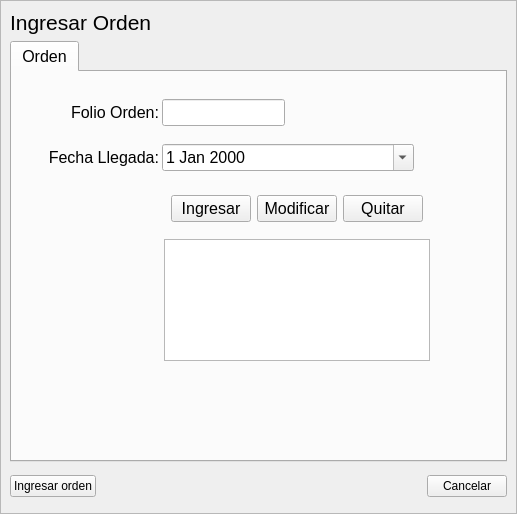
          <widget class="QWidget" name="pageComIng">
           <layout class="QVBoxLayout" name="verticalLayout_87">
            <property name="spacing">
             <number>0</number>
            </property>
            <property name="leftMargin">
             <number>0</number>
            </property>
            <property name="topMargin">
             <number>0</number>
            </property>
            <property name="rightMargin">
             <number>0</number>
            </property>
            <property name="bottomMargin">
             <number>0</number>
            </property>
            <item>
             <widget class="QFrame" name="frame_145">
              <property name="sizePolicy">
               <sizepolicy hsizetype="Preferred" vsizetype="Preferred">
                <horstretch>0</horstretch>
                <verstretch>2</verstretch>
               </sizepolicy>
              </property>
              <property name="frameShape">
               <enum>QFrame::Shape::StyledPanel</enum>
              </property>
              <property name="frameShadow">
               <enum>QFrame::Shadow::Raised</enum>
              </property>
              <layout class="QVBoxLayout" name="verticalLayout_74">
               <item>
                <widget class="QLabel" name="label_66">
                 <property name="sizePolicy">
                  <sizepolicy hsizetype="Preferred" vsizetype="Preferred">
                   <horstretch>0</horstretch>
                   <verstretch>1</verstretch>
                  </sizepolicy>
                 </property>
                 <property name="font">
                  <font>
                   <pointsize>16</pointsize>
                  </font>
                 </property>
                 <property name="text">
                  <string>Ingresar Orden</string>
                 </property>
                </widget>
               </item>
               <item>
                <widget class="QTabWidget" name="tabWidget_3">
                 <property name="sizePolicy">
                  <sizepolicy hsizetype="Expanding" vsizetype="Expanding">
                   <horstretch>0</horstretch>
                   <verstretch>31</verstretch>
                  </sizepolicy>
                 </property>
                 <property name="font">
                  <font>
                   <pointsize>12</pointsize>
                  </font>
                 </property>
                 <property name="layoutDirection">
                  <enum>Qt::LayoutDirection::LeftToRight</enum>
                 </property>
                 <property name="currentIndex">
                  <number>0</number>
                 </property>
                 <widget class="QWidget" name="tab_2">
                  <attribute name="title">
                   <string>Orden</string>
                  </attribute>
                  <layout class="QGridLayout" name="gridLayout_41">
                   <item row="1" column="1">
                    <widget class="QFrame" name="frame_161">
                     <property name="sizePolicy">
                      <sizepolicy hsizetype="Preferred" vsizetype="Preferred">
                       <horstretch>1</horstretch>
                       <verstretch>3</verstretch>
                      </sizepolicy>
                     </property>
                     <property name="frameShape">
                      <enum>QFrame::Shape::NoFrame</enum>
                     </property>
                     <property name="frameShadow">
                      <enum>QFrame::Shadow::Raised</enum>
                     </property>
                    </widget>
                   </item>
                   <item row="0" column="1">
                    <widget class="QFrame" name="frame_146">
                     <property name="sizePolicy">
                      <sizepolicy hsizetype="Preferred" vsizetype="Preferred">
                       <horstretch>1</horstretch>
                       <verstretch>12</verstretch>
                      </sizepolicy>
                     </property>
                     <property name="frameShape">
                      <enum>QFrame::Shape::NoFrame</enum>
                     </property>
                     <property name="frameShadow">
                      <enum>QFrame::Shadow::Raised</enum>
                     </property>
                     <layout class="QGridLayout" name="gridLayout_42">
                      <property name="horizontalSpacing">
                       <number>3</number>
                      </property>
                      <item row="0" column="1">
                       <widget class="QFrame" name="frame_147">
                        <property name="sizePolicy">
                         <sizepolicy hsizetype="Preferred" vsizetype="Preferred">
                          <horstretch>7</horstretch>
                          <verstretch>1</verstretch>
                         </sizepolicy>
                        </property>
                        <property name="frameShape">
                         <enum>QFrame::Shape::NoFrame</enum>
                        </property>
                        <property name="frameShadow">
                         <enum>QFrame::Shadow::Raised</enum>
                        </property>
                        <layout class="QVBoxLayout" name="verticalLayout_75">
                         <property name="spacing">
                          <number>6</number>
                         </property>
                         <property name="leftMargin">
                          <number>0</number>
                         </property>
                         <property name="topMargin">
                          <number>0</number>
                         </property>
                         <property name="bottomMargin">
                          <number>0</number>
                         </property>
                         <item>
                          <widget class="QFrame" name="frame_148">
                           <property name="sizePolicy">
                            <sizepolicy hsizetype="Preferred" vsizetype="Preferred">
                             <horstretch>0</horstretch>
                             <verstretch>2</verstretch>
                            </sizepolicy>
                           </property>
                           <property name="minimumSize">
                            <size>
                             <width>0</width>
                             <height>90</height>
                            </size>
                           </property>
                           <property name="frameShape">
                            <enum>QFrame::Shape::NoFrame</enum>
                           </property>
                           <property name="frameShadow">
                            <enum>QFrame::Shadow::Raised</enum>
                           </property>
                           <layout class="QVBoxLayout" name="verticalLayout_76">
                            <property name="spacing">
                             <number>0</number>
                            </property>
                            <property name="leftMargin">
                             <number>0</number>
                            </property>
                            <property name="topMargin">
                             <number>0</number>
                            </property>
                            <property name="bottomMargin">
                             <number>0</number>
                            </property>
                            <item>
                             <widget class="QFrame" name="frame_149">
                              <property name="sizePolicy">
                               <sizepolicy hsizetype="Preferred" vsizetype="Preferred">
                                <horstretch>0</horstretch>
                                <verstretch>1</verstretch>
                               </sizepolicy>
                              </property>
                              <property name="frameShape">
                               <enum>QFrame::Shape::NoFrame</enum>
                              </property>
                              <property name="frameShadow">
                               <enum>QFrame::Shadow::Raised</enum>
                              </property>
                              <layout class="QHBoxLayout" name="horizontalLayout_33">
                               <property name="leftMargin">
                                <number>0</number>
                               </property>
                               <item>
                                <widget class="QLineEdit" name="folioComNewEdit">
                                 <property name="sizePolicy">
                                  <sizepolicy hsizetype="Expanding" vsizetype="Fixed">
                                   <horstretch>1</horstretch>
                                   <verstretch>0</verstretch>
                                  </sizepolicy>
                                 </property>
                                </widget>
                               </item>
                               <item>
                                <widget class="QFrame" name="frame_150">
                                 <property name="sizePolicy">
                                  <sizepolicy hsizetype="Preferred" vsizetype="Preferred">
                                   <horstretch>1</horstretch>
                                   <verstretch>0</verstretch>
                                  </sizepolicy>
                                 </property>
                                 <property name="frameShape">
                                  <enum>QFrame::Shape::NoFrame</enum>
                                 </property>
                                 <property name="frameShadow">
                                  <enum>QFrame::Shadow::Raised</enum>
                                 </property>
                                </widget>
                               </item>
                              </layout>
                             </widget>
                            </item>
                            <item>
                             <widget class="QFrame" name="frame_151">
                              <property name="sizePolicy">
                               <sizepolicy hsizetype="Preferred" vsizetype="Preferred">
                                <horstretch>0</horstretch>
                                <verstretch>1</verstretch>
                               </sizepolicy>
                              </property>
                              <property name="frameShape">
                               <enum>QFrame::Shape::NoFrame</enum>
                              </property>
                              <property name="frameShadow">
                               <enum>QFrame::Shadow::Raised</enum>
                              </property>
                              <layout class="QVBoxLayout" name="verticalLayout_77">
                               <property name="leftMargin">
                                <number>0</number>
                               </property>
                               <item>
                                <widget class="QDateEdit" name="fechaComNewDate">
                                 <property name="calendarPopup">
                                  <bool>true</bool>
                                 </property>
                                </widget>
                               </item>
                              </layout>
                             </widget>
                            </item>
                           </layout>
                          </widget>
                         </item>
                         <item>
                          <widget class="QFrame" name="frame_155">
                           <property name="sizePolicy">
                            <sizepolicy hsizetype="Preferred" vsizetype="Preferred">
                             <horstretch>1</horstretch>
                             <verstretch>1</verstretch>
                            </sizepolicy>
                           </property>
                           <property name="frameShape">
                            <enum>QFrame::Shape::NoFrame</enum>
                           </property>
                           <property name="frameShadow">
                            <enum>QFrame::Shadow::Raised</enum>
                           </property>
                           <layout class="QHBoxLayout" name="horizontalLayout_34">
                            <item>
                             <spacer name="horizontalSpacer_23">
                              <property name="orientation">
                               <enum>Qt::Orientation::Horizontal</enum>
                              </property>
                              <property name="sizeHint" stdset="0">
                               <size>
                                <width>40</width>
                                <height>20</height>
                               </size>
                              </property>
                             </spacer>
                            </item>
                            <item>
                             <widget class="QPushButton" name="ingresarNewProComBtn">
                              <property name="text">
                               <string>Ingresar</string>
                              </property>
                             </widget>
                            </item>
                            <item>
                             <widget class="QPushButton" name="modificarNewProComBtn">
                              <property name="text">
                               <string>Modificar</string>
                              </property>
                             </widget>
                            </item>
                            <item>
                             <widget class="QPushButton" name="quitarNewProComBtn">
                              <property name="text">
                               <string>Quitar</string>
                              </property>
                             </widget>
                            </item>
                           </layout>
                          </widget>
                         </item>
                         <item>
                          <widget class="QFrame" name="frame_152">
                           <property name="sizePolicy">
                            <sizepolicy hsizetype="Preferred" vsizetype="Preferred">
                             <horstretch>0</horstretch>
                             <verstretch>6</verstretch>
                            </sizepolicy>
                           </property>
                           <property name="frameShape">
                            <enum>QFrame::Shape::NoFrame</enum>
                           </property>
                           <property name="frameShadow">
                            <enum>QFrame::Shadow::Raised</enum>
                           </property>
                           <layout class="QGridLayout" name="gridLayout_43">
                            <property name="leftMargin">
                             <number>2</number>
                            </property>
                            <property name="topMargin">
                             <number>2</number>
                            </property>
                            <property name="rightMargin">
                             <number>2</number>
                            </property>
                            <property name="bottomMargin">
                             <number>2</number>
                            </property>
                            <property name="horizontalSpacing">
                             <number>2</number>
                            </property>
                            <property name="verticalSpacing">
                             <number>0</number>
                            </property>
                            <item row="1" column="1">
                             <widget class="QTableView" name="productosNewtable">
                              <property name="palette">
                               <palette>
                                <active>
                                 <colorrole role="Highlight">
                                  <brush brushstyle="SolidPattern">
                                   <color alpha="255">
                                    <red>85</red>
                                    <green>170</green>
                                    <blue>255</blue>
                                   </color>
                                  </brush>
                                 </colorrole>
                                </active>
                                <inactive>
                                 <colorrole role="Highlight">
                                  <brush brushstyle="SolidPattern">
                                   <color alpha="255">
                                    <red>85</red>
                                    <green>170</green>
                                    <blue>255</blue>
                                   </color>
                                  </brush>
                                 </colorrole>
                                </inactive>
                                <disabled/>
                               </palette>
                              </property>
                             </widget>
                            </item>
                           </layout>
                          </widget>
                         </item>
                        </layout>
                       </widget>
                      </item>
                      <item row="0" column="0">
                       <widget class="QFrame" name="frame_156">
                        <property name="sizePolicy">
                         <sizepolicy hsizetype="Preferred" vsizetype="Preferred">
                          <horstretch>1</horstretch>
                          <verstretch>1</verstretch>
                         </sizepolicy>
                        </property>
                        <property name="frameShape">
                         <enum>QFrame::Shape::NoFrame</enum>
                        </property>
                        <property name="frameShadow">
                         <enum>QFrame::Shadow::Raised</enum>
                        </property>
                        <layout class="QVBoxLayout" name="verticalLayout_79">
                         <property name="spacing">
                          <number>6</number>
                         </property>
                         <property name="topMargin">
                          <number>0</number>
                         </property>
                         <property name="rightMargin">
                          <number>0</number>
                         </property>
                         <property name="bottomMargin">
                          <number>0</number>
                         </property>
                         <item>
                          <widget class="QFrame" name="frame_157">
                           <property name="sizePolicy">
                            <sizepolicy hsizetype="Preferred" vsizetype="Preferred">
                             <horstretch>0</horstretch>
                             <verstretch>2</verstretch>
                            </sizepolicy>
                           </property>
                           <property name="minimumSize">
                            <size>
                             <width>0</width>
                             <height>90</height>
                            </size>
                           </property>
                           <property name="frameShape">
                            <enum>QFrame::Shape::NoFrame</enum>
                           </property>
                           <property name="frameShadow">
                            <enum>QFrame::Shadow::Raised</enum>
                           </property>
                           <layout class="QVBoxLayout" name="verticalLayout_80">
                            <property name="spacing">
                             <number>0</number>
                            </property>
                            <property name="topMargin">
                             <number>0</number>
                            </property>
                            <property name="rightMargin">
                             <number>0</number>
                            </property>
                            <property name="bottomMargin">
                             <number>0</number>
                            </property>
                            <item>
                             <widget class="QLabel" name="label_67">
                              <property name="layoutDirection">
                               <enum>Qt::LayoutDirection::RightToLeft</enum>
                              </property>
                              <property name="text">
                               <string>&lt;html&gt;&lt;head/&gt;&lt;body&gt;&lt;p align=&quot;right&quot;&gt;Folio Orden:&lt;/p&gt;&lt;/body&gt;&lt;/html&gt;</string>
                              </property>
                             </widget>
                            </item>
                            <item>
                             <widget class="QLabel" name="label_70">
                              <property name="layoutDirection">
                               <enum>Qt::LayoutDirection::RightToLeft</enum>
                              </property>
                              <property name="text">
                               <string>&lt;html&gt;&lt;head/&gt;&lt;body&gt;&lt;p align=&quot;right&quot;&gt;Fecha Llegada:&lt;/p&gt;&lt;/body&gt;&lt;/html&gt;</string>
                              </property>
                             </widget>
                            </item>
                           </layout>
                          </widget>
                         </item>
                         <item>
                          <widget class="QFrame" name="frame_153">
                           <property name="sizePolicy">
                            <sizepolicy hsizetype="Preferred" vsizetype="Preferred">
                             <horstretch>1</horstretch>
                             <verstretch>1</verstretch>
                            </sizepolicy>
                           </property>
                           <property name="frameShape">
                            <enum>QFrame::Shape::NoFrame</enum>
                           </property>
                           <property name="frameShadow">
                            <enum>QFrame::Shadow::Raised</enum>
                           </property>
                          </widget>
                         </item>
                         <item>
                          <widget class="QFrame" name="frame_158">
                           <property name="sizePolicy">
                            <sizepolicy hsizetype="Preferred" vsizetype="Preferred">
                             <horstretch>0</horstretch>
                             <verstretch>6</verstretch>
                            </sizepolicy>
                           </property>
                           <property name="frameShape">
                            <enum>QFrame::Shape::NoFrame</enum>
                           </property>
                           <property name="frameShadow">
                            <enum>QFrame::Shadow::Raised</enum>
                           </property>
                           <layout class="QVBoxLayout" name="verticalLayout_81">
                            <property name="spacing">
                             <number>0</number>
                            </property>
                            <property name="rightMargin">
                             <number>0</number>
                            </property>
                           </layout>
                          </widget>
                         </item>
                        </layout>
                       </widget>
                      </item>
                     </layout>
                    </widget>
                   </item>
                   <item row="0" column="2">
                    <widget class="QFrame" name="frame_160">
                     <property name="sizePolicy">
                      <sizepolicy hsizetype="Preferred" vsizetype="Preferred">
                       <horstretch>1</horstretch>
                       <verstretch>1</verstretch>
                      </sizepolicy>
                     </property>
                     <property name="frameShape">
                      <enum>QFrame::Shape::NoFrame</enum>
                     </property>
                     <property name="frameShadow">
                      <enum>QFrame::Shadow::Raised</enum>
                     </property>
                    </widget>
                   </item>
                  </layout>
                 </widget>
                </widget>
               </item>
               <item>
                <widget class="QFrame" name="frame_170">
                 <property name="sizePolicy">
                  <sizepolicy hsizetype="Preferred" vsizetype="Preferred">
                   <horstretch>0</horstretch>
                   <verstretch>2</verstretch>
                  </sizepolicy>
                 </property>
                 <property name="frameShape">
                  <enum>QFrame::Shape::NoFrame</enum>
                 </property>
                 <property name="frameShadow">
                  <enum>QFrame::Shadow::Raised</enum>
                 </property>
                 <layout class="QHBoxLayout" name="horizontalLayout_36">
                  <property name="spacing">
                   <number>0</number>
                  </property>
                  <property name="leftMargin">
                   <number>0</number>
                  </property>
                  <property name="topMargin">
                   <number>7</number>
                  </property>
                  <property name="rightMargin">
                   <number>0</number>
                  </property>
                  <property name="bottomMargin">
                   <number>7</number>
                  </property>
                  <item>
                   <widget class="QPushButton" name="guardarComNewBtn">
                    <property name="sizePolicy">
                     <sizepolicy hsizetype="Minimum" vsizetype="Minimum">
                      <horstretch>1</horstretch>
                      <verstretch>0</verstretch>
                     </sizepolicy>
                    </property>
                    <property name="text">
                     <string>Ingresar orden</string>
                    </property>
                   </widget>
                  </item>
                  <item>
                   <widget class="QFrame" name="frame_171">
                    <property name="sizePolicy">
                     <sizepolicy hsizetype="Preferred" vsizetype="Preferred">
                      <horstretch>8</horstretch>
                      <verstretch>0</verstretch>
                     </sizepolicy>
                    </property>
                    <property name="frameShape">
                     <enum>QFrame::Shape::NoFrame</enum>
                    </property>
                    <property name="frameShadow">
                     <enum>QFrame::Shadow::Raised</enum>
                    </property>
                   </widget>
                  </item>
                  <item>
                   <widget class="QPushButton" name="cancelarComNewBtn">
                    <property name="sizePolicy">
                     <sizepolicy hsizetype="Minimum" vsizetype="Minimum">
                      <horstretch>1</horstretch>
                      <verstretch>0</verstretch>
                     </sizepolicy>
                    </property>
                    <property name="text">
                     <string>Cancelar</string>
                    </property>
                   </widget>
                  </item>
                 </layout>
                </widget>
               </item>
              </layout>
             </widget>
            </item>
           </layout>
          </widget>
